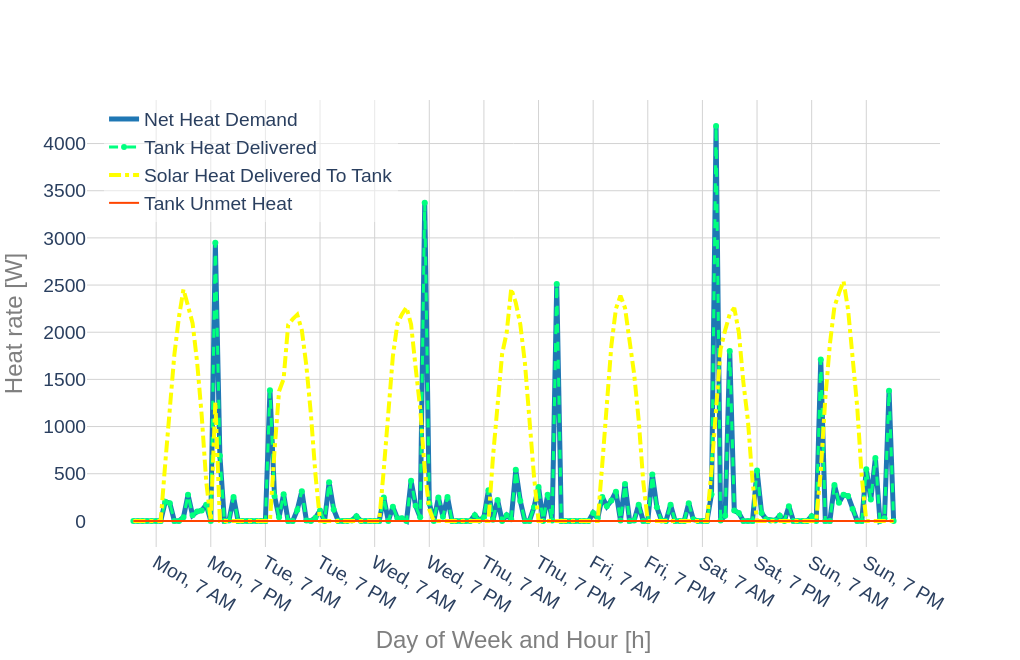

The notebook cell saved with this chart:
### Code cell
# first_hour = 4897
# last_hour = 4897 + 5*24

print('month, day, hour:\nData starts at', ts_res_indiv_new_hot.loc[first_hour, ['month','day', 'hour']].transpose().values, 'and ends at',
ts_res_indiv_new_hot.loc[last_hour, ['month','day', 'hour']].transpose().values)

ts_res_indiv_new_hot['day_of_week']= calendar_df['day_of_week'].str[:3] + ', ' + calendar_df['am_pm']
# title = 'Individual SWH New, Climate Zone ' + str(int(hot_cz))

fig = Plot(data_headers = [r['q_dem'], r['q_del_tank'],r['q_del_sol'],r['q_unmet_tank']], \
                 outpath = path, save_image = True, title = '', 
                 label_h = 'Day of Week and Hour [h]', label_v = 'Heat rate [W]',\
                 legend = True, duration_curve = False, margin_l = m_l, margin_b = m_b,\
                 notebook_mode = True, width = w, height = h, fontsize = f, legend_x = 0.02, legend_y = 1.).\
            series(ts_res_indiv_new_hot.loc[first_hour + 1: last_hour,\
                ['day_of_week', r['q_dem'], r['q_del_tank'],r['q_del_sol'],r['q_unmet_tank']]], index_in_a_column = 'day_of_week', 
                 xtickvals = ts_res_indiv_new_hot['day_of_week'].unique()[6::12], \
                 outfile = 'ts_res_indiv_new_hot.pdf', modes = ['lines', 'lines+markers', 'lines', 'lines'], dashes = ['solid','dash','dashdot','solid'], width=[5,3,4,2], \
                   colors = ['rgb(31, 119, 180)', 'rgb(0,255,127)', 'rgb(255,255,0)','rgb(255,69,0)'])

### Figure 1 — Plotly figure (JSON) as saved in the notebook; plotly's stock layout.template omitted (floating-point values rounded to 4 significant figures; data arrays with more than 128 entries replaced by an {"elided": "..."} marker saying what was removed)
{"data": [{"line": {"color": "rgb(31, 119, 180)", "dash": "solid", "width": 5}, "mode": "lines", "name": "Net Heat Demand", "type": "scatter", "x": {"elided": "168 str values"}, "y": {"elided": "168 float values"}}, {"line": {"color": "rgb(0,255,127)", "dash": "dash", "width": 3}, "mode": "lines+markers", "name": "Tank Heat Delivered", "type": "scatter", "x": {"elided": "168 str values"}, "y": {"elided": "168 float values"}}, {"line": {"color": "rgb(255,255,0)", "dash": "dashdot", "width": 4}, "mode": "lines", "name": "Solar Heat Delivered To Tank", "type": "scatter", "x": {"elided": "168 str values"}, "y": {"elided": "168 float values"}}, {"line": {"color": "rgb(255,69,0)", "dash": "solid", "width": 2}, "mode": "lines", "name": "Tank Unmet Heat", "type": "scatter", "x": {"elided": "168 str values"}, "y": {"elided": "168 int values"}}], "layout": {"font": {"family": "arial", "size": 24}, "height": 660, "legend": {"bgcolor": "rgba(255, 255, 255, 0.5)", "font": {"family": "arial", "size": 19.2}, "x": 0.02, "y": 1}, "margin": {"b": 60, "l": 60}, "plot_bgcolor": "white", "showlegend": true, "title": {"font": {"family": "arial", "size": 24}, "text": ""}, "width": 1020, "xaxis": {"autorange": true, "gridcolor": "lightgrey", "range": [-10.2, 177.2], "tickfont": {"size": 19.2}, "tickvals": ["Mon, 7 AM", "Mon, 7 PM", "Tue, 7 AM", "Tue, 7 PM", "Wed, 7 AM", "Wed, 7 PM", "Thu, 7 AM", "Thu, 7 PM", "Fri, 7 AM", "Fri, 7 PM", "Sat, 7 AM", "Sat, 7 PM", "Sun, 7 AM", "Sun, 7 PM"], "title": {"font": {"color": "#7f7f7f", "size": 24}, "text": "Day of Week and Hour [h]"}, "type": "category"}, "yaxis": {"autorange": true, "gridcolor": "lightgrey", "range": [-276.7, 4462.0], "tickfont": {"size": 19.2}, "title": {"font": {"color": "#7f7f7f", "size": 24}, "text": "Heat rate [W]"}, "type": "linear"}}}
